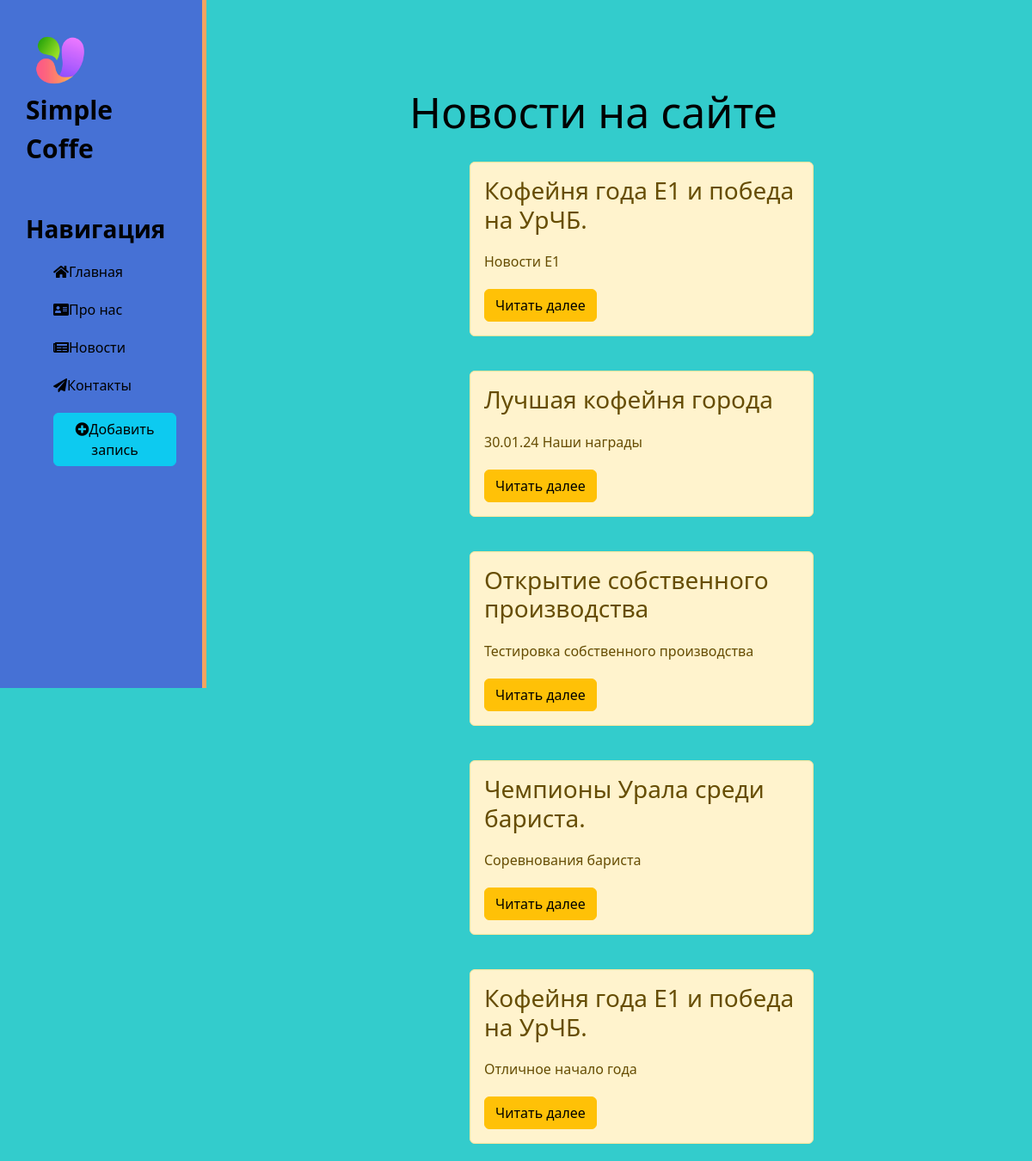
Page /news/ on the committed database.
### news/models.py (models this page shows, shortened)
class Articles(models.Model):
    title = models.CharField('Название', max_length=50)
    anons = models.CharField('Анонс', max_length=250)
    full_text = models.TextField('Статья')
    date = models.DateTimeField('Дата публикации')
    class Meta:
        verbose_name = 'Новость'
        verbose_name_plural = 'Новости'

### news/views.py (the view)
# urls.py: path('', views.news_home, name='news_home'),
def news_home(request):
    news = Articles.objects.all()
    return render(request, 'news/news_home.html', {'news': news})

### news/templates/news/news_home.html (shortened to what this page needs)
{% extends 'main/layout.html' %}
{% block content %}
    <div class="features">
    <h1>Новости на сайте</h1>
        {% for el in news %}
            <div class="alert alert-warning">
                <h3>{{ el.title }}</h3>
                <p>{{ el.anons }}</p>
                <a href="{% url 'news-detail' el.id %}" class="btn btn-warning">Читать далее</a>
            </div>
        {% endfor %}
    </div>
{% endblock %}

### main/templates/main/layout.html (shortened to what this page needs)
{%  load static %}
<!doctype html>
<html lang="en">
<head>
    <link rel="stylesheet" href="https://cdn.jsdelivr.net/npm/bootstrap@5.3.2/dist/css/bootstrap.min.css">
    <link rel="stylesheet" href="https://use.fontawesome.com/releases/v5.8.2/css/all.css">
    <link rel="stylesheet" href="{% static 'main/css/main.css' %}">
    <link rel="stylesheet" href="">
</head>
<body>
    <aside>
        <img src="{% static 'main/img/9391703.png' %}" alt="Логотип">
        <span class="logo">Simple Coffe</span>
        <h3>Навигация</h3>
        <ul>
            <a href="{% url 'home' %}"><li><i class="fas fa-home"></i>Главная</li></a>
            <a href="{% url 'about' %}"><li><i class="fas fa-address-card"></i>Про нас</li></a>
            <a href="{% url 'news_home' %}"><li><i class="fas fa-newspaper"></i>Новости</li></a>
            <a href="{% url 'contact' %}"><li><i class="fas fa-paper-plane"></i>Контакты</li></a>
            <a href="{% url 'create' %}"><li><button class="btn btn-info"><i class="fas fa-plus-circle"></i>Добавить запись</button></li></a>
        </ul>
    </aside>
    <main>
        {% block content  %}
        {% endblock %}
    </main>
</body>
</html>

### main/static/main/css/main.css (style rules this page uses)
body { background: #33CCCC; }
aside { float: left; background: #4671D5; width: 20%; padding: 2.5%; height: 100vh; color: black; border-right: 5px solid sandybrown; }
aside img { width: 80px; float: left; }
aside .logo { font-size: 30px ; font-weight: bold; position: relative ; bottom: 5px; }
aside h3 { margin-top: 50px; font-weight: bold; font-size: 28px; }
aside ul { list-style: none }
aside ul li { color: black; display: block; margin-top: 20px; transition: transform .6s ease; }
aside ul li:hover, aside ul a { color: yellowgreen; text-decoration: none; transform: scale(1.05); }
main .features { float: left; color: black; margin-top: 100px; text-align: center; width: 75%; }
main .features h1 { font-size: 50px }
main .features p { max-width: 400px; margin: 20px auto }
.alert-warning { float: left; clear: both; width: 400px; margin: 20px 34%; text-align: left; }

### rows in the picture
Articles: title "Кофейня года Е1 и победа на УрЧБ.", anons "Новости Е1"
Articles: title "Лучшая кофейня города", anons "30.01.24 Наши награды"
Articles: title "Открытие собственного производства", anons "Тестировка собственного производства"
Articles: title "Чемпионы Урала среди бариста.", anons "Соревнования бариста"
Articles: title "Кофейня года Е1 и победа на УрЧБ.", anons "Отличное начало года"
